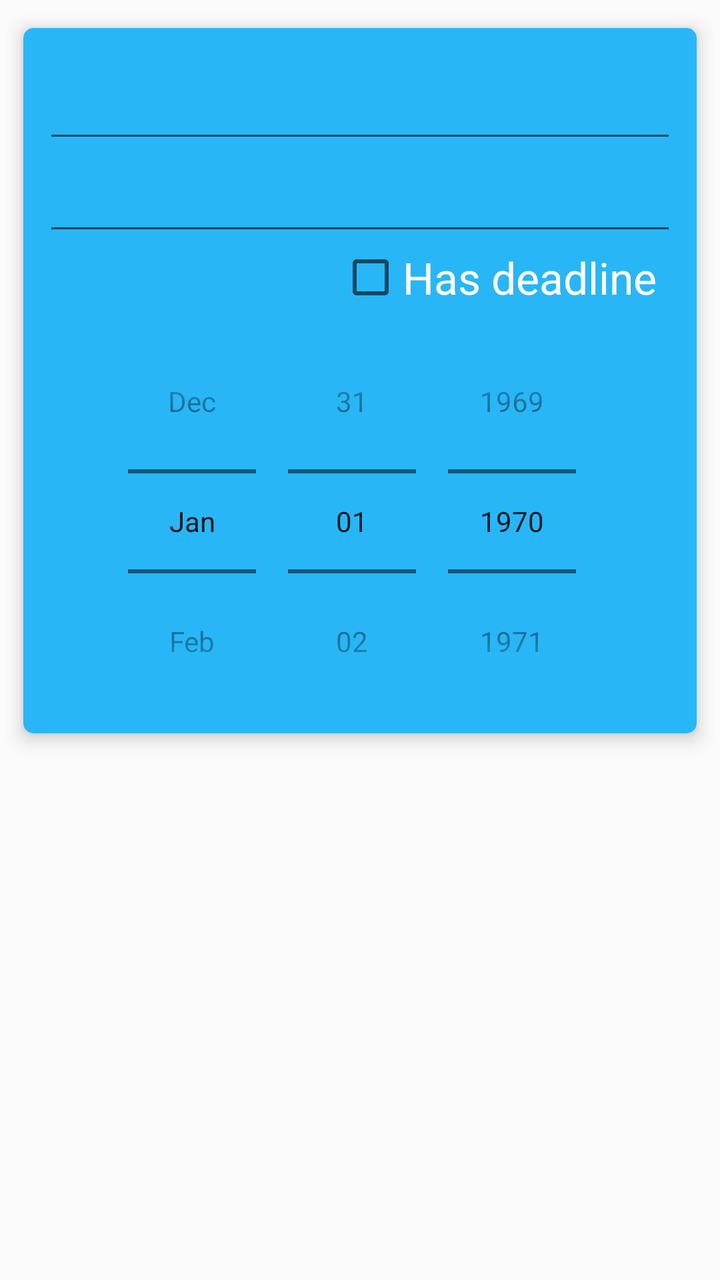
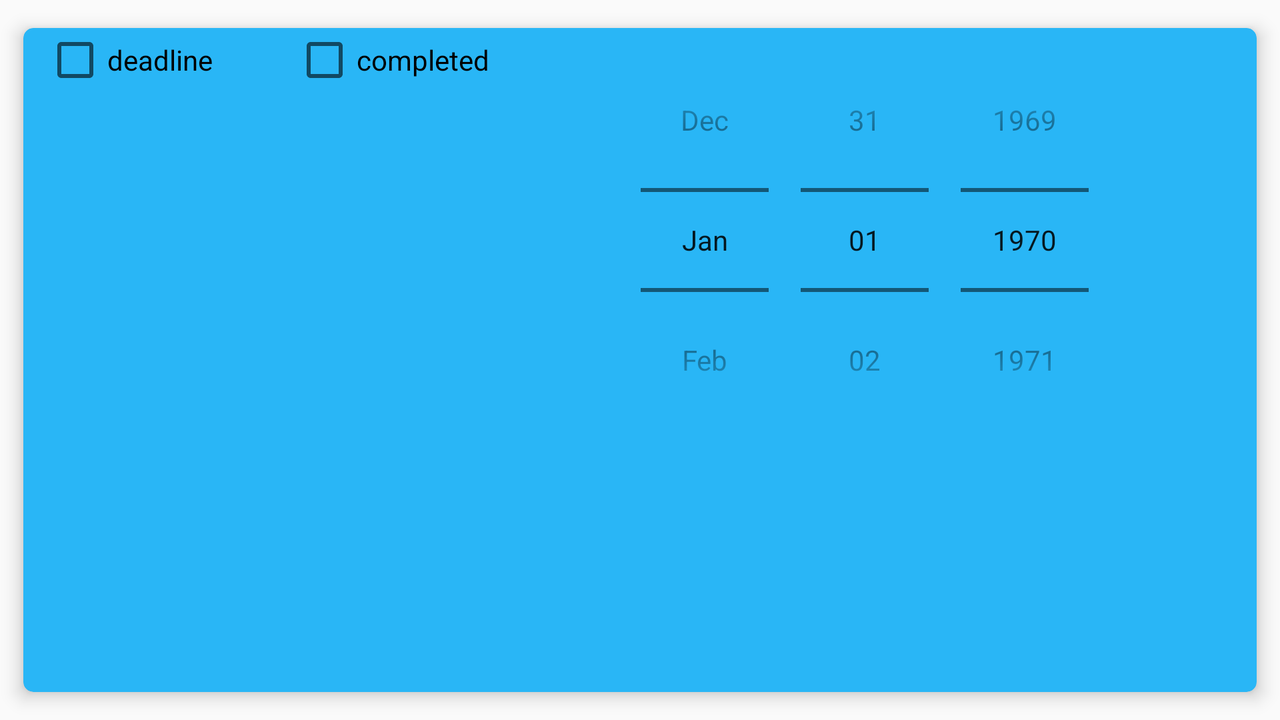

Two renders of one Android screen. The first uses the default layout on a phone; the second uses the alternative layout the repository ships for a different screen configuration, on a matching device. The two XML files are below.
<!-- AndroidManifest.xml: application theme AppTheme -->
<!-- res/layout/note_edit.xml -->
<?xml version="1.0" encoding="utf-8"?>
<LinearLayout xmlns:tools="http://schemas.android.com/tools"
    xmlns:android="http://schemas.android.com/apk/res/android"
    android:layout_width="match_parent"
    android:layout_height="match_parent"
    xmlns:card_view="http://schemas.android.com/apk/res-auto">

    <androidx.cardview.widget.CardView
        android:id="@+id/cardlook"
        android:layout_width="match_parent"
        android:layout_height="wrap_content"
        card_view:cardElevation="5dp"
        card_view:cardUseCompatPadding="true"
        card_view:cardCornerRadius="5dp"
        android:layout_marginTop="5dp"
        android:layout_marginStart="5dp"
        android:layout_marginBottom="5dp"
        android:layout_marginEnd="5dp"
        android:layout_gravity="top"
        card_view:cardBackgroundColor="@color/colorCard"
        >

        <LinearLayout
            android:layout_width="match_parent"
            android:layout_height="wrap_content"
            android:layout_weight="6"
            android:orientation="vertical">

            <EditText
                android:id="@+id/headerEdit"
                android:layout_width="match_parent"
                android:layout_height="wrap_content"
                android:layout_marginStart="10dp"
                android:layout_marginEnd="10dp"
                android:ellipsize="none"
                style="@style/TextAppearance.AppCompat.Display1"
                android:visibility="visible"
                android:text="" />


            <EditText
                android:id="@+id/bodyEdit"
                android:layout_width="match_parent"
                android:layout_height="wrap_content"
                android:ellipsize="none"
                android:layout_marginStart="10dp"
                android:layout_marginEnd="10dp"
                android:gravity="start"
                style="@style/TextAppearance.AppCompat.Large"
                android:visibility="visible"
                android:text="" />


            <CheckBox
                android:id="@+id/hasdeadlineEdit"
                android:layout_gravity="end"
                android:layout_marginEnd="20dp"
                android:layout_width="wrap_content"
                android:layout_height="wrap_content"
                style="@style/TextAppearance.AppCompat.Large.Inverse"
                android:text="Has deadline"
                />

            <DatePicker
                android:id="@+id/deadLinePicker"
                android:layout_width="match_parent"
                android:layout_height="match_parent"
                android:datePickerMode="spinner"
                android:calendarViewShown="false"
                android:layout_gravity="center_horizontal"
                />

        </LinearLayout>



    </androidx.cardview.widget.CardView>




</LinearLayout>
<!-- resources referenced by this layout -->
<resources>
  <color name="colorCard">#29B6F6</color>
  <style name="AppTheme" parent="Theme.AppCompat.Light.NoActionBar">
          
          <item name="colorPrimary">@color/colorPrimary</item>
          <item name="colorPrimaryDark">@color/colorPrimaryDark</item>
          <item name="colorAccent">@color/colorAccent</item>
      </style>
  <color name="colorPrimary">#B68FED</color>
  <color name="colorPrimaryDark">#3700B3</color>
  <color name="colorAccent">#03DAC5</color>
</resources>
<!-- res/layout-land/note_edit.xml (the repository's variant of the layout above) -->
<!-- drawn on the phone turned sideways -->
<?xml version="1.0" encoding="utf-8"?>
<LinearLayout xmlns:android="http://schemas.android.com/apk/res/android"
    xmlns:card_view="http://schemas.android.com/apk/res-auto"
    android:layout_width="match_parent"
    android:layout_height="match_parent"
    android:orientation="horizontal">

    <androidx.cardview.widget.CardView
        android:id="@+id/cardEdit"
        android:layout_width="match_parent"
        android:layout_height="match_parent"
        android:layout_gravity="top"
        android:layout_margin="5dp"
        card_view:cardBackgroundColor="@color/colorCard"
        card_view:cardCornerRadius="5dp"
        card_view:cardElevation="5dp"
        card_view:cardUseCompatPadding="true">


        <LinearLayout
            android:id="@+id/rl"
            android:layout_width="match_parent"
            android:layout_height="match_parent"
            android:orientation="vertical">

            <EditText
                android:id="@+id/headerEdit"
                style="@style/AppTheme.HeaderEdit"
                />

            <EditText

                android:id="@+id/bodyEdit"
                style="@style/AppTheme.BodyEdit"
/>

            <LinearLayout
                android:id="@+id/ll"
                android:layout_width="match_parent"
                android:layout_height="wrap_content"
                >

                <CheckBox
                    android:id="@+id/hasdeadlineEdit"
                    style="@style/AppTheme.BodyEdit"
                    android:layout_width="wrap_content"
                    android:layout_height="wrap_content"
                    android:layout_gravity="start"
                    android:layout_marginStart="10dp"
                    android:text="@string/deadline_string" />

                <CheckBox
                    android:id="@+id/isDoneEdit"
                    style="@style/AppTheme.BodyEdit"
                    android:layout_height="wrap_content"
                    android:layout_width="wrap_content"
                    android:layout_marginStart="40dp"
                    android:text="@string/completed_string" />

                <DatePicker
                    android:id="@+id/deadLinePicker"
                    android:layout_width="match_parent"
                    android:layout_height="wrap_content"
                    android:layout_gravity="center_horizontal"
                    android:calendarViewShown="false"
                    android:datePickerMode="spinner" />

            </LinearLayout>


        </LinearLayout>


    </androidx.cardview.widget.CardView>


</LinearLayout>
<!-- resources referenced by the variant -->
<!-- as the phone turned sideways resolves them -->
<resources>
  <color name="colorCard">#29B6F6</color>
  <string name="completed_string">completed</string>
  <string name="deadline_string">deadline</string>
  <style name="AppTheme" parent="Theme.AppCompat.Light.NoActionBar">
          
          <item name="colorPrimary">@color/colorPrimary</item>
          <item name="colorPrimaryDark">@color/colorPrimaryDark</item>
          <item name="colorAccent">@color/colorAccent</item>
      </style>
  <color name="colorPrimary">#B68FED</color>
  <color name="colorPrimaryDark">#3700B3</color>
  <color name="colorAccent">#03DAC5</color>
</resources>
